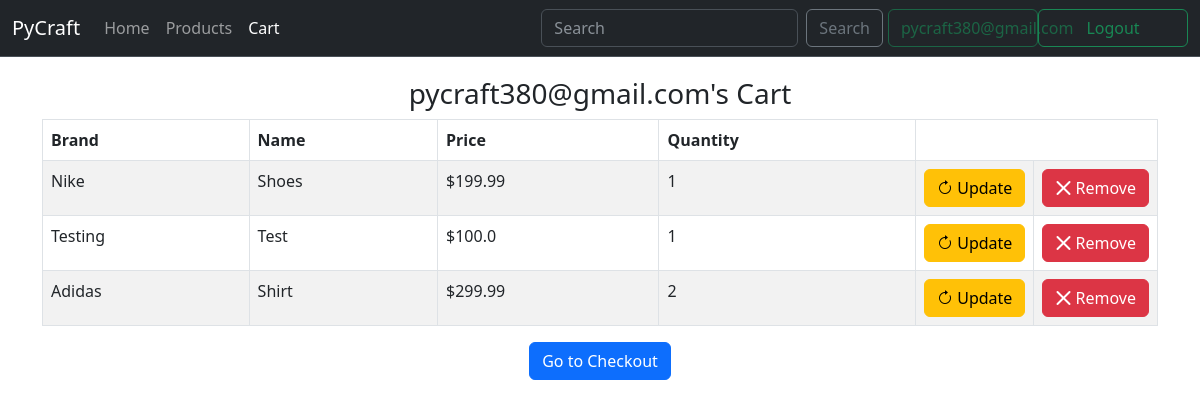
Before: /cart (signed in) with the older database file.
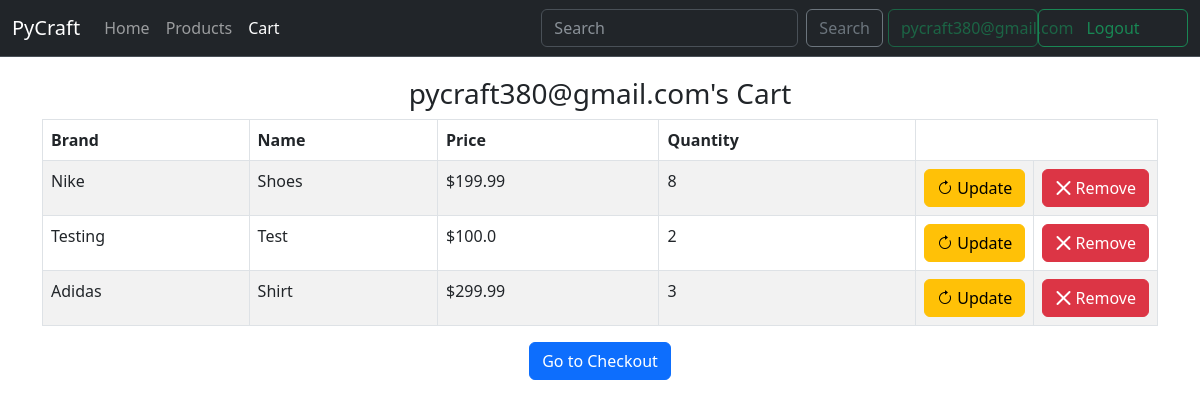
After: the same page with the newer database file.
### flaskapp/modules/models/cart_model.py (models this page shows, shortened)
class Cart(db.Model):
    cart_id = db.Column(db.Integer, primary_key = True, autoincrement=True)
    owner_id = db.Column(db.Integer, db.ForeignKey('users.id'))
    product = db.Column(db.Integer, db.ForeignKey('products.prod_id'))
    quantity = db.Column(db.Integer)

### flaskapp/modules/models/product_model.py (models this page shows, shortened)
class Products(db.Model):
    prod_id = db.Column(db.Integer, primary_key = True, autoincrement=True)
    brand = db.Column(db.String(50))
    name = db.Column(db.String(50))
    price = db.Column(db.Float)
    image = db.Column(db.String(255))
    def get_prod_list():
        return Products.query.order_by(Products.prod_id.asc()).all()

### flaskapp/cart.py (the view)
@cart_blueprint.route("/cart")
def cart():
    curr_user = Users.get_user_by_email(session.get('user'))
    if curr_user == None:
        return redirect('/login')
    else:
        cart_items = curr_user.get_user_cart()
        return render_template("cart.html", cart_items=cart_items, user=curr_user, products = Products.get_prod_list())

### flaskapp/modules/models/user_model.py (called while the page is built)
    def get_user_by_email(email):
        user = Users.query.filter(Users.email == email).first()
        return user

    def get_user_cart(self):
        user = Users.query.filter(Users.email == self.email).first()
        user_cart = Cart.query.filter(Cart.owner_id == user.id).all()
        return user_cart

### flaskapp/templates/cart.html (shortened to what this page needs)
{% extends 'base.html' %}
{% set active_page = "cart" %}
{%block script%} <link rel="stylesheet" href="../static/cart.css"> {% endblock %}
{% block content %}
<div class="container d-flex justify-content-center align-items-center" id="cart">
    <h3 class="userCart">{{user.email}}'s Cart</h3>
  </div>
  <div class="container d-flex justify-content-center align-items-center">
    <table class="table table-striped table-bordered">
      <thead>
        <tr>
          <th scope="col">Brand</th>
          <th scope="col">Name</th>
          <th scope="col">Price</th>
          <th scope="col">Quantity</th>
        </tr>
      </thead>
      <tbody>
        {% for item in cart_items %}
        <tr>
          <td>{{ products[item.product-1].brand }}</td>
          <td>{{products[item.product-1].name}}</td>
          <td>${{products[item.product-1].price}}</td>
          <td>{{item.quantity}}</td>
          <form method="POST" action="{{ url_for('cart.update_cart', cart_id=item.cart_id) }}">
            <td class="btn-td-cell"><button type="submit" class="btn btn-warning" href="{{ url_for('cart.update_cart', cart_id=item.cart_id) }}">
              <span class="bi bi-arrow-clockwise" aria-hidden="true"></span> Update
            </button> </td>
          </form>
          <form method="POST" action="{{ url_for('cart.remove_item', cart_id=item.cart_id) }}">
            <td class="btn-td-cell"><button type="submit" class="btn btn-danger" href="{{ url_for('cart.remove_item', cart_id=item.cart_id) }}">
              <span class="bi bi-x-lg" aria-hidden="true"></span> Remove
            </button></td>
          </form>
        </tr>
        {% endfor %}
      </tbody>
    </table>
  </div>
  <div class="container d-flex justify-content-center align-items-center">
    <button type="submit" class="btn btn-primary btn-group-lg" id="checkoutBtn" name="checkoutBtn"><a class="nav-link" href="checkout">Go to Checkout</a></button>
  </div>
{% endblock %}

Changed rows visible on the page:
changed Cart "Nike": quantity "1" → "8"
changed Cart "Testing": quantity "1" → "2"
changed Cart "Adidas": quantity "2" → "3"
